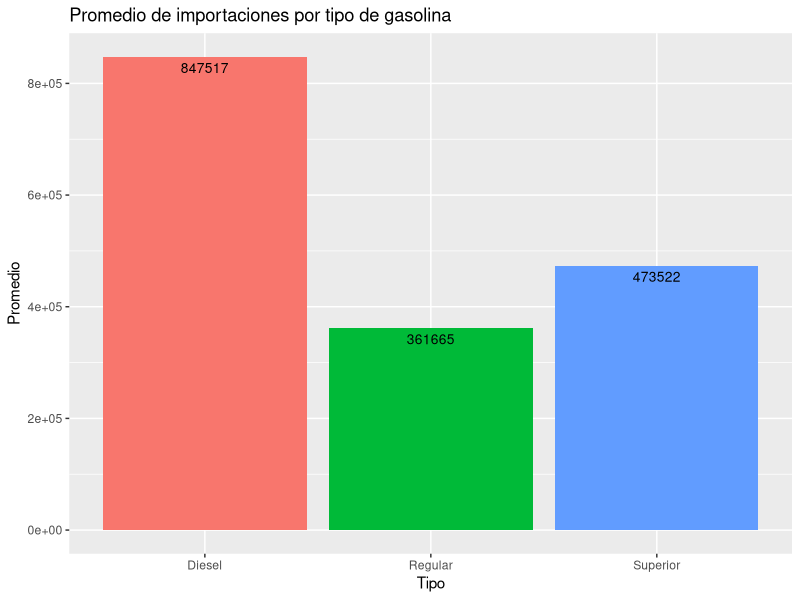

Write R code to recreate this figure.

# Loading
library("readxl")
library(ggplot2)

# xls files
importacion <- read_excel("importacion.xlsx")
View(importacion)

importacion$Fecha<-as.Date(importacion$Fecha, "%Y/%m/%d")


nrow(importacion)
ncol(importacion)


#Que mes fue el que mas tuvo mas importacion de gasolina superior
superior <- importacion[order(-importacion$`Gasolina superior`),]
superior<- head(superior,10)
superior<- superior[,1:2]


#Que mes fue el que tuvo menos importacion  de gasolina inferior

inferior <- importacion[order(importacion$`Gasolina superior`),]
inferior<- head(inferior,10)
inferior<- inferior[,1:2]
View(inferior)

#Que mes fue el que hubo mayor importacion de gasolina diesel

dieselImpo <- importacion[order(-importacion$`Diesel alto azufre`),]
dieselImpo<- head(dieselImpo,10)
dieselImpo<- dieselImpo[c('Fecha','Diesel alto azufre')]
View(dieselImpo)

#Que mes fue el que hubo menos importacion de gasolina diesel

diesel_menor_impor <- importacion[order(importacion$`Diesel alto azufre`),]
diesel_menor_impor<- head(diesel_menor_impor,10)
diesel_menor_impor<- diesel_menor_impor[c('Fecha','Diesel alto azufre')]
View(diesel_menor_impor)

#Que mes fue el que hubo mayor importacion de gasolina regular

regular_impo <- importacion[order(-importacion$`Gasolina regular`),]
regular_impo<- head(regular_impo,10)
regular_impo<- regular_impo[c('Fecha','Gasolina regular')]
View(regular_impo)

#Que mes fue el que hubo menos importacion de gasolina regular 

regular_impo_menor <- importacion[order(importacion$`Gasolina regular`),]
regular_impo_menor<- head(regular_impo_menor,10)
regular_impo_menor<- regular_impo_menor[c('Fecha','Gasolina regular')]
View(regular_impo_menor)


#Que tipo de gasolina es la mas importada durante los años

ask1<-data.frame(Tipo=c('Superior','Regular','Diesel'),
                 Promedio=c(mean(importacion$`Gasolina superior`),mean(importacion$`Gasolina regular`),mean(importacion$`Diesel alto azufre`)))


ask1_chart<-ggplot(data=ask1, aes(x=Tipo, y=Promedio, fill=Tipo)) +
  geom_bar(stat="identity", position=position_dodge())+
  geom_text(aes(label=as.integer(Promedio)), vjust=1.6, color="black",
            position = position_dodge(0.9), size=3.5)+
  labs(title="Promedio de importaciones por tipo de gasolina", y="Promedio")+
  theme(legend.position="none")


ask1_chart


#Año que mas importaciones hubo


chart_superior<-ggplot(importacion, aes(x = format(importacion$Fecha, format='%Y'), y = importacion$`Gasolina superior`, fill =format(importacion$Fecha, format='%Y') )) +
  geom_bar(stat = "identity",position=position_dodge())+labs(title="Importaciones por año de gasolina Superior", y="Importacion" , x='Año')+
  theme(legend.position="none")
#2021 Fue el año con mas importaciones
#Vemos a detalle que paso en ese año


mes_2021<-subset(importacion,Fecha<'2022-01-01' & Fecha>'2020-12-31')


chart_superior_mes<-ggplot(mes_2021, aes(x = format(mes_2021$Fecha, format='%m'), y = mes_2021$`Gasolina superior`, fill =format(mes_2021$Fecha, format='%m') )) +
  geom_bar(stat = "identity",position=position_dodge())+labs(title="Importaciones por mes de gasolina Superior en el año 2021", y="Importacion" , x='Mes')+
  theme(legend.position="none")
 
#Gasolina Regular

chart_regular<-ggplot(importacion, aes(x = format(importacion$Fecha, format='%Y'), y = importacion$`Gasolina regular`, fill =format(importacion$Fecha, format='%Y') )) +
  geom_bar(stat = "identity",position=position_dodge())+labs(title="Importaciones por año de gasolina Regular", y="Importacion" , x='Año')+
  theme(legend.position="none")

mes_2022<-subset(importacion,Fecha>'2021-12-31')

chart_regular_mes<-ggplot(mes_2022, aes(x = format(mes_2022$Fecha, format='%m'), y = mes_2022$`Gasolina regular`, fill =format(mes_2022$Fecha, format='%m') )) +
  geom_bar(stat = "identity",position=position_dodge())+labs(title="Importaciones por mes de gasolina Superior en el año 2022", y="Importacion" , x='Mes')+
  theme(legend.position="none")


#Gasolina Diesel

chart_diesel<-ggplot(importacion, aes(x = format(importacion$Fecha, format='%Y'), y = importacion$`Diesel alto azufre`, fill =format(importacion$Fecha, format='%Y') )) +
  geom_bar(stat = "identity",position=position_dodge())+labs(title="Importaciones por año de gasolina Diesel", y="Importacion" , x='Año')+
  theme(legend.position="none")

mes_2014<-subset(importacion,Fecha<'2015-01-01' & Fecha>'2013-12-31')
View(mes_2014)

chart_diesel_mes<-ggplot(mes_2014, aes(x = format(mes_2014$Fecha, format='%m'), y = mes_2014$`Gasolina regular`, fill =format(mes_2014$Fecha, format='%m') )) +
  geom_bar(stat = "identity",position=position_dodge())+labs(title="Importaciones por mes de gasolina Diesel en el año 2014", y="Importacion" , x='Mes')+
  theme(legend.position="none")

       
       